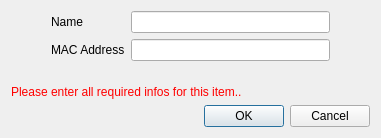
<?xml version="1.0" encoding="UTF-8"?>
<ui version="4.0">
 <class>DialogNewWOL</class>
 <widget class="QDialog" name="DialogNewWOL">
  <property name="geometry">
   <rect>
    <x>0</x>
    <y>0</y>
    <width>381</width>
    <height>138</height>
   </rect>
  </property>
  <property name="windowTitle">
   <string>Dialog</string>
  </property>
  <layout class="QVBoxLayout" name="verticalLayout">
   <item>
    <layout class="QGridLayout" name="gridLayout">
     <property name="leftMargin">
      <number>40</number>
     </property>
     <property name="rightMargin">
      <number>40</number>
     </property>
     <item row="1" column="1">
      <widget class="QLineEdit" name="lineEditHost">
       <property name="text">
        <string/>
       </property>
      </widget>
     </item>
     <item row="1" column="0">
      <widget class="QLabel" name="label_nodeid_up">
       <property name="text">
        <string>MAC Address</string>
       </property>
      </widget>
     </item>
     <item row="0" column="0">
      <widget class="QLabel" name="label_4">
       <property name="text">
        <string>Name</string>
       </property>
      </widget>
     </item>
     <item row="0" column="1">
      <widget class="QLineEdit" name="lineEditName"/>
     </item>
    </layout>
   </item>
   <item>
    <spacer name="verticalSpacer">
     <property name="orientation">
      <enum>Qt::Vertical</enum>
     </property>
     <property name="sizeHint" stdset="0">
      <size>
       <width>20</width>
       <height>11</height>
      </size>
     </property>
    </spacer>
   </item>
   <item>
    <widget class="QLabel" name="label_error_empty">
     <property name="sizePolicy">
      <sizepolicy hsizetype="Fixed" vsizetype="Fixed">
       <horstretch>0</horstretch>
       <verstretch>0</verstretch>
      </sizepolicy>
     </property>
     <property name="palette">
      <palette>
       <active>
        <colorrole role="WindowText">
         <brush brushstyle="SolidPattern">
          <color alpha="255">
           <red>255</red>
           <green>0</green>
           <blue>0</blue>
          </color>
         </brush>
        </colorrole>
       </active>
       <inactive>
        <colorrole role="WindowText">
         <brush brushstyle="SolidPattern">
          <color alpha="255">
           <red>255</red>
           <green>0</green>
           <blue>0</blue>
          </color>
         </brush>
        </colorrole>
       </inactive>
       <disabled>
        <colorrole role="WindowText">
         <brush brushstyle="SolidPattern">
          <color alpha="255">
           <red>146</red>
           <green>145</green>
           <blue>144</blue>
          </color>
         </brush>
        </colorrole>
       </disabled>
      </palette>
     </property>
     <property name="text">
      <string>Please enter all required infos for this item..</string>
     </property>
    </widget>
   </item>
   <item>
    <widget class="QDialogButtonBox" name="buttonBox">
     <property name="orientation">
      <enum>Qt::Horizontal</enum>
     </property>
     <property name="standardButtons">
      <set>QDialogButtonBox::Cancel|QDialogButtonBox::Ok</set>
     </property>
    </widget>
   </item>
  </layout>
 </widget>
 <resources/>
 <connections>
  <connection>
   <sender>buttonBox</sender>
   <signal>rejected()</signal>
   <receiver>DialogNewWOL</receiver>
   <slot>reject()</slot>
   <hints>
    <hint type="sourcelabel">
     <x>316</x>
     <y>260</y>
    </hint>
    <hint type="destinationlabel">
     <x>286</x>
     <y>274</y>
    </hint>
   </hints>
  </connection>
 </connections>
</ui>
